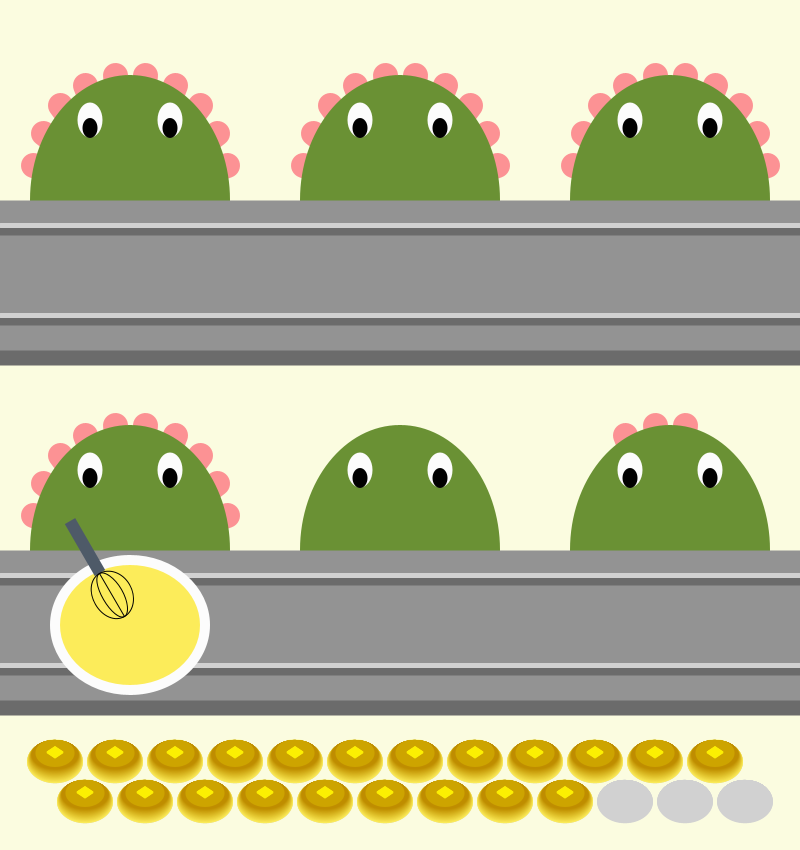
Frame 1 (no input)
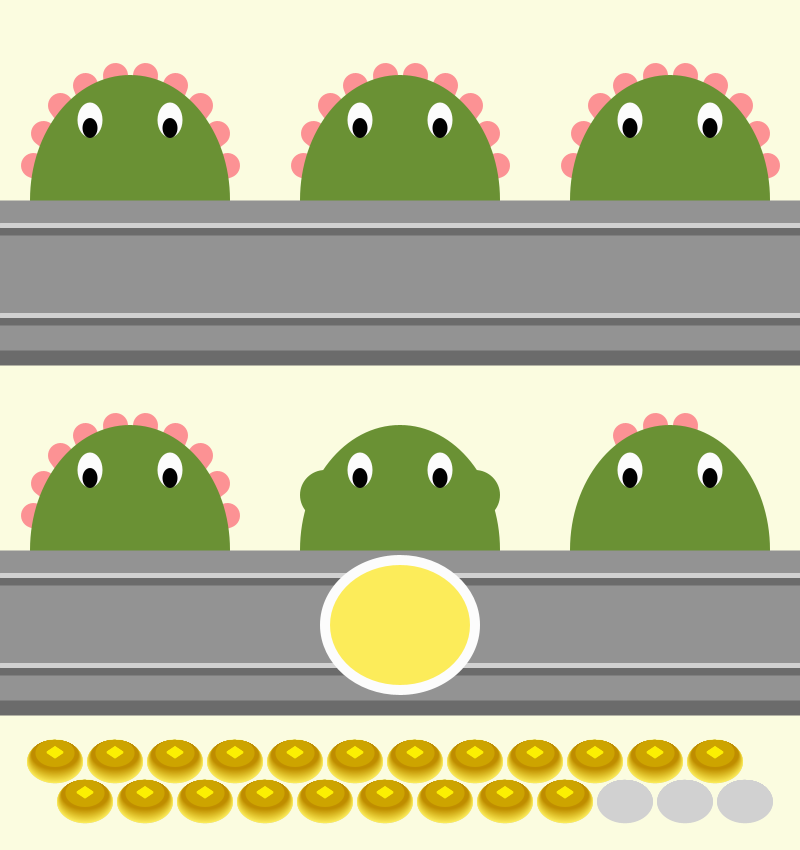
Frame 60 (the mouse pressed at the canvas centre just before this capture)
Frame 120 (the mouse held since frame 60 and released just before this capture): identical to frame 60, image omitted

The Processing sketch that drew these frames (run headless with seeded random() and noise(); from frame 60 on, the mouse is pressed at the canvas centre):

// Processing sketch: sk_k3_25_sa
// ── sk_k3_25_sa.pde

//６匹の恐竜が一生懸命パンケーキを作る。(秒）
//  ①　　　　０〜７s　　卵を割る
//　　　　　　　　　　　　　　　　　　　　　　　　　　　　　　　　　　　　　　　　　　　８〜9s　　移動
//  ②１０〜17s　　小麦粉を入れる
//　　　　　　　　　　　　　　　　　　　　　　　　　　　　　　　　　　　　　　　　１８〜１9s　　移動
//  ③２０〜27s　　牛乳を入れる
//　　　　　　　　　　　　　　　　　　　　　　　　　　　　　　　　　　　　　　　　2８〜29s　　移動
//  ④３０〜３7s　　混ぜる
//　　　　　　　　　　　　　　　　　　　　　　　　　　　　　　　　　　　　　　　　３８〜３9s　　移動
//  ⑤４０〜４7s　　生地を焼く
//　　　　　　　　　　　　　　　　　　　　　　　　　　　　　　　　　　　　　　　　４８〜４9s　　移動
//  ⑥５０〜５7s　　バターをのせる・食べる（？）
//　　　　　　　　　　　　　　　　　　　　　　　　　　　　　　　　　　　　　　　　５８〜５9s　　移動
//
//役割分担をして頑張っているが、最後の子がどうしても食欲に負けて毎回パンケーキを食べてしまう。パンケーキがなくなる代わりに
//最後の子は元気になって、一つ食べるごとに、つのが１本生えてくる。（分）
//10個食べて、つのが１０本生えるとお腹がいっぱいになるので（10分）、左側の子に交代する。自分は上段の左端にいく。
//役割を一周すると、10分×６匹　で60分になる。　１時間も経つと流石にみんな食べすぎたことに気がつくので、最後の最後、
//毎時間59分にできるパンケーキは食べずに、新しいバターをのせて送り出す。そうして作られたパンケーキは、画面下側に
//並べられる。（時）
//1日にできるパンケーキは24個で、最後の１個が作られたと同時に、まとめて出荷される。

void setup() {
  size(800, 850);
  rectMode(CENTER);
  frameRate(1000);
}

void draw() {
  int s = second();
  int m = minute();
  int h = hour();

  colorMode(HSB, 360, 100, 100);

  color k = color(85, 64, 57);//恐竜の色
  color w = color(0, 0, 99);//白色
  color e = color(34, 18, 99);//白色
  color g = color(360, 0, 83, 50);//白身の色
  color y = color(41, 74, 99);//黄身の色

  background(62, 11, 99);

  //後ろ　灰色パンケーキ
  for (int d=55; d<=735; d+=60) {
    noStroke();
    for (int a=0; a>-25; a=a-1) {
      fill(48, 0, 82);
      ellipse(d, 3*a/3*0.3+20/3*0.3+760, 300/1.5*0.28+a*2/1.5*0.28, 230/1.5*0.28+a*3/1.5*0.28);
    }
    for (int a=0; a>-25; a=a-1) {
      fill(48, 0, 82);
      ellipse(d+30, 3*a/3*0.3+20/3*0.3+800, 300/1.5*0.28+a*2/1.5*0.28, 230/1.5*0.28+a*3/1.5*0.28);
    }
  }

  //前　色付きパンケーキ
  if (h<=12) {
    for (int d=55; d<=h*60; d+=60) {
      for (int a=0; a>-25; a=a-1) {
        fill(54+a/2.5, 64-a*1.5, 99+a);
        ellipse(d, 3*a/3*0.3+20/3*0.3+760, 300/1.5*0.28+a*2/1.5*0.28, 230/1.5*0.28+a*3/1.5*0.28);
      }//上　12個

      fill(57, 99, 99, 60);
      ellipse(d, -25*0.28+760, 140*0.28, 100*0.28);//溶けたバター
      for (int c=0; c<=5; c++) {
        fill(57, 99, 99);//溶ける前バター
        quad(d, -10*0.28+c*0.28+760, -30*0.28+d, -30*0.28+c*0.28+760, d, -50*0.28+c*0.28+760, 30*0.28+d, -30*0.28+c*0.28+760);
      }
    }
  } else if (12<h) {
    for (int d=55; d<=720; d+=60) {
      for (int a=0; a>-25; a=a-1) {
        fill(54+a/2.5, 64-a*1.5, 99+a);
        ellipse(d, 3*a/3*0.3+20/3*0.3+760, 300/1.5*0.28+a*2/1.5*0.28, 230/1.5*0.28+a*3/1.5*0.28);
      }//上　12個　（下が増えている時も上は表示）
      fill(57, 99, 99, 60);
      ellipse(d, -25*0.28+760, 140*0.28, 100*0.28);//上　溶けたバター
      for (int c=0; c<=5; c++) {
        fill(57, 99, 99);//上　溶ける前バター
        quad(d, -10*0.28+c*0.28+760, -30*0.28+d, -30*0.28+c*0.28+760, d, -50*0.28+c*0.28+760, 30*0.28+d, -30*0.28+c*0.28+760);
      }
    }
    for (int d=55; d<=h*60-12*60; d+=60) {
      for (int a=0; a>-25; a=a-1) {
        fill(54+a/2.5, 64-a*1.5, 99+a);
        ellipse(d+30, 3*a/3*0.3+20/3*0.3+800, 300/1.5*0.28+a*2/1.5*0.28, 230/1.5*0.28+a*3/1.5*0.28);
      }//下　12個

      fill(57, 99, 99, 60);
      ellipse(d+30, -25*0.28+800, 140*0.28, 100*0.28);//下　溶けたバター
      for (int c=0; c<=5; c++) {
        fill(57, 99, 99);//下　溶ける前バター
        quad(d+30, -10*0.28+c*0.28+800, -30*0.28+d+30, -30*0.28+c*0.28+800, d+30, -50*0.28+c*0.28+800, 30*0.28+d+30, -30*0.28+c*0.28+800);
      }
    }
  }

  //恐竜　上　左
  if (10<=m) {
    strokeWeight(25);
    stroke(359, 42, 99);//赤色つの
    //stroke(85,84,29);//緑つの
    line(115, 75, 130, 200);
    line(145, 75, 130, 200);
    line(85, 85, 130, 200);
    line(175, 85, 130, 200);
    line(60, 105, 130, 200);
    line(200, 105, 130, 200);
    line(43, 133, 130, 200);
    line(217, 133, 130, 200);
    line(33, 165, 130, 200);
    line(227, 165, 130, 200);
  }
  noStroke();
  fill(k);
  ellipse(130, 200, 200, 250);

  fill(w);
  ellipse(90, 120, 25, 35);//左　白目
  ellipse(170, 120, 25, 35);//右　白目
  fill(0, 0, 0);
  ellipse(90, 128, 15, 20);//左　黒目
  ellipse(170, 128, 15, 20);//右　黒目

  //卵割る
  fill(e);
  if (0<=s && s<8 && s%2==0 ) {
    fill(e);
    ellipse(130, 170, 50, 40);
  } else if (0<=s && s<8&&s%2==1) {
    fill(e);
    ellipse(120, 170, 50, 40);
    ellipse(140, 170, 50, 40);
    fill(85, 64, 57);
    rect(130, 170, 20, 40);
  } else if (8<=s&&s<10) {
    fill(e);
    ellipse(130, 170, 50, 40);
  }


  //つの 上　中
  if (20<=m) {
    strokeWeight(25);
    stroke(359, 42, 99);//赤色つの
    //stroke(85,84,29);//緑つの
    line(115+270, 75, 400, 200);
    line(145+270, 75, 400, 200);
    line(85+270, 85, 400, 200);
    line(175+270, 85, 400, 200);
    line(60+270, 105, 400, 200);
    line(200+270, 105, 400, 200);
    line(43+270, 133, 400, 200);
    line(217+270, 133, 400, 200);
    line(33+270, 165, 400, 200);
    line(227+270, 165, 400, 200);
  }
  fill(k);
  noStroke();
  ellipse(400, 200, 200, 250);//恐竜 上　中

  fill(w);
  ellipse(90+270, 120, 25, 35);//左　白目
  ellipse(170+270, 120, 25, 35);//右　白目
  fill(0, 0, 0);
  ellipse(90+270, 128, 15, 20);//左　黒目
  ellipse(170+270, 128, 15, 20);//右　黒目

  //つの　上　右
  if (30<=m) {
    strokeWeight(25);
    stroke(359, 42, 99);//赤色つの
    //stroke(85,84,29);//緑つの
    line(115+540, 75, 670, 200);
    line(145+540, 75, 670, 200);
    line(85+540, 85, 670, 200);
    line(175+540, 85, 670, 200);
    line(60+540, 105, 670, 200);
    line(200+540, 105, 670, 200);
    line(43+540, 133, 670, 200);
    line(217+540, 133, 670, 200);
    line(33+540, 165, 670, 200);
    line(227+540, 165, 670, 200);
  }
  fill(k);
  noStroke();
  ellipse(670, 200, 200, 250);//恐竜　上　右

  fill(w);
  ellipse(90+540, 120, 25, 35);//左　白目
  ellipse(170+540, 120, 25, 35);//右　白目

  fill(0, 0, 0);
  ellipse(90+540, 128, 15, 20);//左　黒目
  ellipse(170+540, 128, 15, 20);//右　黒目

  //つの　下　左　
  if (40<=m) {
    strokeWeight(25);
    stroke(359, 42, 99);//赤色つの
    //stroke(85,84,29);//緑つの
    line(115, 75+350, 130, 200+350);
    line(145, 75+350, 130, 200+350);
    line(85, 85+350, 130, 200+350);
    line(175, 85+350, 130, 200+350);
    line(60, 105+350, 130, 200+350);
    line(200, 105+350, 130, 200+350);
    line(43, 133+350, 130, 200+350);
    line(217, 133+350, 130, 200+350);
    line(33, 165+350, 130, 200+350);
    line(227, 165+350, 130, 200+350);
  }
  fill(k);
  noStroke();
  ellipse(130, 550, 200, 250);//恐竜　　下　左　

  fill(w);
  ellipse(90, 120+350, 25, 35);//左　白目
  ellipse(170, 120+350, 25, 35);//右　白目

  fill(0, 0, 0);
  ellipse(90, 128+350, 15, 20);//左　黒目
  ellipse(170, 128+350, 15, 20);//右　黒目



  //つの　下　中　
  if (50<=m) {
    strokeWeight(25);
    stroke(359, 42, 99);//赤色つの
    //stroke(85,84,29);//緑つの
    line(115+270, 75+350, 400, 200+350);
    line(145+270, 75+350, 400, 200+350);
    line(85+270, 85+350, 400, 200+350);
    line(175+270, 85+350, 400, 200+350);
    line(60+270, 105+350, 400, 200+350);
    line(200+270, 105+350, 400, 200+350);
    line(43+270, 133+350, 400, 200+350);
    line(217+270, 133+350, 400, 200+350);
    line(33+270, 165+350, 400, 200+350);
    line(227+270, 165+350, 400, 200+350);
  }
  fill(k);
  noStroke();
  ellipse(400, 550, 200, 250);//恐竜　下　中　

  fill(w);
  ellipse(90+270, 120+350, 25, 35);//左　白目
  ellipse(170+270, 120+350, 25, 35);//右　白目

  fill(0, 0, 0);
  ellipse(90+270, 128+350, 15, 20);//左　黒目
  ellipse(170+270, 128+350, 15, 20);//右　黒目

  //つの　下　右　1分ごとに１本つのが生える。10分（本）で
  strokeWeight(25);
  stroke(359, 42, 99);//赤色つの
  if (m%10==1) {
    line(115+540, 75+350, 670, 200+350);
  } else if (m%10==2) {
    line(115+540, 75+350, 670, 200+350);
    line(145+540, 75+350, 670, 200+350);
  } else if (m%10==3) {
    line(115+540, 75+350, 670, 200+350);
    line(145+540, 75+350, 670, 200+350);
    line(85+540, 85+350, 670, 200+350);
  } else if (m%10==4) {
    line(115+540, 75+350, 670, 200+350);
    line(145+540, 75+350, 670, 200+350);
    line(85+540, 85+350, 670, 200+350);
    line(175+540, 85+350, 670, 200+350);
  } else if (m%10==5) {
    line(115+540, 75+350, 670, 200+350);
    line(145+540, 75+350, 670, 200+350);
    line(85+540, 85+350, 670, 200+350);
    line(175+540, 85+350, 670, 200+350);
    line(60+540, 105+350, 670, 200+350);
  } else if (m%10==6) {
    line(115+540, 75+350, 670, 200+350);
    line(145+540, 75+350, 670, 200+350);
    line(85+540, 85+350, 670, 200+350);
    line(175+540, 85+350, 670, 200+350);
    line(60+540, 105+350, 670, 200+350);
    line(200+540, 105+350, 670, 200+350);
  } else if (m%10==7) {
    line(115+540, 75+350, 670, 200+350);
    line(145+540, 75+350, 670, 200+350);
    line(85+540, 85+350, 670, 200+350);
    line(175+540, 85+350, 670, 200+350);
    line(60+540, 105+350, 670, 200+350);
    line(200+540, 105+350, 670, 200+350);
    line(43+540, 133+350, 670, 200+350);
  } else if (m%10==8) {
    line(115+540, 75+350, 670, 200+350);
    line(145+540, 75+350, 670, 200+350);
    line(85+540, 85+350, 670, 200+350);
    line(175+540, 85+350, 670, 200+350);
    line(60+540, 105+350, 670, 200+350);
    line(200+540, 105+350, 670, 200+350);
    line(43+540, 133+350, 670, 200+350);
    line(217+540, 133+350, 670, 200+350);
  } else if (m%10==9) {
    line(115+540, 75+350, 670, 200+350);
    line(145+540, 75+350, 670, 200+350);
    line(85+540, 85+350, 670, 200+350);
    line(175+540, 85+350, 670, 200+350);
    line(60+540, 105+350, 670, 200+350);
    line(200+540, 105+350, 670, 200+350);
    line(43+540, 133+350, 670, 200+350);
    line(217+540, 133+350, 670, 200+350);
    line(33+540, 165+350, 670, 200+350);
  }
  fill(k);
  noStroke();
  ellipse(670, 550, 200, 250);//恐竜　下　右　

  fill(w);
  ellipse(90+540, 120+350, 25, 35);//左　白目
  ellipse(170+540, 120+350, 25, 35);//右　白目

  fill(0, 0, 0);
  ellipse(90+540, 128+350, 15, 20);//左　黒目
  ellipse(170+540, 128+350, 15, 20);//右　黒目


  strokeWeight(150);

  //レールの影
  stroke(0, 0, 42);
  line(0, 290, 800, 290);
  line(0, 640, 800, 640);

  //レール
  stroke(0, 0, 58);
  line(0, 275, 800, 275);
  line(0, 625, 800, 625);

  //レール凹凸　濃いグレー
  strokeWeight(10);
  stroke(0, 0, 42);
  line(0, 230, 800, 230);
  line(0, 320, 800, 320);
  line(0, 580, 800, 580);
  line(0, 670, 800, 670);

  //レール凹凸　薄いグレー
  strokeWeight(5);
  stroke(0, 0, 82);
  line(0, 225, 800, 225);
  line(0, 315, 800, 315);
  line(0, 575, 800, 575);
  line(0, 665, 800, 665);


  //動く皿　10秒ごとに動く（大きい動き）
  fill(w);
  noStroke();
  if (0<=s && s<=9) {
    translate(130, 275);
  } else if (10<=s && s<=19) {
    translate(400, 275);
  } else if (20<=s && s<=29) {
    translate(670, 275);
  } else if (30<=s && s<=39) {
    translate(130, 625);
  } else if (40<=s && s<=49) {
    translate(400, 625);
  } else if (50<=s && s<=59) {
    translate(670, 625);
  }

  //動く皿（小さい動き）　０〜７秒は停止、８、９秒で移動
  noStroke();
  if (s%10==8) {
    ellipse(100, 0, 160, 140);
  } else if (s%10==9) {
    ellipse(200, 0, 160, 140);
  } else {
    ellipse(0, 0, 160, 140);
  }

  //料理工程
  if (1<=s&&s<3) {
    fill(g);
    ellipse(-30, -20, 60, 50);
    fill(y);
    ellipse(-30, -30, 25, 20);//卵1個　割る
  } else if (3<=s&&s<5) {
    fill(g);
    ellipse(-30, -20, 60, 50);
    ellipse(30, -20, 60, 50);
    fill(y);
    ellipse(-30, -30, 25, 20);
    ellipse(30, -30, 25, 20);//卵２個　割る
  } else if (5<=s&&s<7) {
    fill(g);
    ellipse(-30, -20, 60, 50);
    ellipse(30, -20, 60, 50);
    ellipse(-30, 20, 60, 50);
    fill(y);
    ellipse(-30, -30, 25, 20);
    ellipse(30, -30, 25, 20);
    ellipse(-30, 10, 25, 20);//卵３個　割る
  } else if (7<=s&&s<8) {
    draweggs();//卵４個　割る
  } else if (8<=s && s<9) {
    translate(100, 0);
    draweggs();
  } else if (9<=s && s<10) {
    translate(100+100, 0);
    draweggs();////移動
  } else if (10<=s && s<11) {
    translate(0, 0);
    draweggs();
    drawflourpacup();//小麦粉準備
  } else if (11<=s&&s<12) {
    translate(0, 0);
    draweggs();
    for (int b=0; b<30; b++) {
      fill(41, 14, 99);
      ellipse(0, b-20, 2*b, b);
    }
    drawflourpacdown();//小麦粉　下に振る
  } else if (12<=s&&s<13) {
    translate(0, 0);
    draweggs();
    for (int b=0; b<30; b++) {
      fill(41, 14, 99);
      ellipse(0, b-20, 2*b, b);
    }
    drawflourpacup();//小麦粉　上に上げる
  } else if (13<=s&&s<14) {
    translate(0, 0);
    draweggs();
    for (int b=0; b<40; b++) {
      fill(41, 14, 99);
      ellipse(0, b-30, 2*b, b);
    }
    drawflourpacdown();//小麦粉　下に振る
  } else if (14<=s&&s<15) {
    translate(0, 0);
    draweggs();
    for (int b=0; b<40; b++) {
      fill(41, 14, 99);
      ellipse(0, b-30, 2*b, b);
    }
    drawflourpacup(); //小麦粉　上に上げる
  } else if (15<=s&&s<16) {
    translate(0, 0);
    draweggs();
    for (int b=0; b<50; b++) {
      fill(41, 14, 99);
      ellipse(0, b-40, 2*b, b);
    }
    drawflourpacdown();//小麦粉　下に振る
  } else if (16<=s&&s<17) {
    translate(0, 0);
    draweggs();
    for (int b=0; b<50; b++) {
      fill(41, 14, 99);
      ellipse(0, b-40, 2*b, b);
    }
    drawflourpacup();//小麦粉　上に上げる
  } else if (17<=s&&s<18) {
    translate(0, 0);
    drawflour();
    for (int b=0; b<50; b++) {
      fill(41, 14, 99);
      ellipse(0, b-35, 2*b, b);
    }

    drawflourpacdown(); //小麦粉　下に振る
  } else if (18<=s && s<19) {
    translate(100, 0);
    drawflour();
    translate(-100, 0);
    drawflourpacup(); //小麦粉　上に上げる ＆移動
  } else if (19<=s && s<20) {
    translate(100+100, 0);
    drawflour();
    translate(-200, 0);
    drawflourpacup();  //小麦粉　上にあげたまま ＆移動
  } else if (20<=s && s<21) {
    translate(0, 0);
    drawflour();
    drawmilkpacdown();//牛乳パック　止める
  } else if (21<=s && s<22) {
    translate(0, 0);
    drawflour();
    stroke(178, 11, 99);
    strokeWeight(10);
    line(0, -10, 0, -60);
    noStroke();
    drawmilkpacup();//牛乳パック 注ぐ
  } else if (22<=s && s<23) {
    translate(0, 0);
    drawflour();
    drawmilkpacdown();//牛乳パック　止める
  } else if (23<=s && s<24) {
    drawflour();
    stroke(178, 11, 99);
    strokeWeight(10);
    line(0, -10, 0, -60);
    noStroke();
    drawmilkpacup();//牛乳パック 注ぐ
  } else if (24<=s && s<25) {
    translate(0, 0);
    drawflour();
    drawmilkpacdown();//牛乳パック　止める
  } else if (25<=s && s<26) {
    translate(0, 0);
    drawflour();
    stroke(178, 11, 99);
    strokeWeight(10);
    line(0, -10, 0, -60);
    noStroke();
    drawmilkpacup();//牛乳パック 注ぐ
  } else if (26<=s && s<27) {
    translate(0, 0);
    drawflour();
    drawmilkpacdown();//牛乳パック　止める
  } else if (27<=s && s<28) {
    translate(0, 0);
    drawflour();
    stroke(178, 11, 99);
    strokeWeight(10);
    line(0, -10, 0, -60);
    noStroke();
    fill(178, 33, 99, 70);
    ellipse(0, 0, 120, 100);
    noStroke();
    drawmilkpacup();//牛乳パック 注ぐ＆牛乳がたまる
  } else if (28<=s && s<29) {
    translate(100, 0);
    drawflour();
    noStroke();
    fill(178, 33, 99, 70);
    ellipse(0, 0, 120, 100);
    translate(-100, 0);
    drawmilkpacdown();//牛乳パック　止めたまま＆移動
  } else if (29<=s && s<30) {
    translate(100+100, 0);
    drawflour();
    fill(178, 33, 99, 70);
    ellipse(0, 0, 120, 100);
    translate(-200, 0);
    drawmilkpacdown();//牛乳パック　止めたまま＆移動

    //下段に移動
  } else if (30<=s && s<31) {
    translate(0, 0);
    drawflour();
    noStroke();
    fill(178, 33, 99, 70);
    ellipse(0, 0, 120, 100);
    drawrightmixiser();//ハンドミキサー準備　右
  } else if (31<=s && s<32) {
    translate(0, 0);
    drawflour();
    noStroke();
    fill(178, 33, 99, 70);
    ellipse(0, 0, 120, 100);
    drawleftmixiser();//ハンドミキサー　左
  } else if (32<=s && s<33) {
    translate(0, 0);
    drawflour();
    noStroke();
    fill(178, 33, 99, 70);
    ellipse(0, 0, 120, 100);
    drawrightmixiser();//ハンドミキサー　右
  } else if (33<=s && s<34) {
    translate(0, 0);
    drawmaterial();
    drawleftmixiser();//ハンドミキサー　左＆生地混ざる
  } else if (34<=s && s<35) {
    translate(0, 0);
    drawmaterial();
    drawrightmixiser();//ハンドミキサー　右
  } else if (35<=s && s<36) {
    translate(0, 0);
    drawmaterial();
    drawleftmixiser();//ハンドミキサー　左
  } else if (36<=s && s<37) {
    translate(0, 0);
    drawmaterial();
    drawrightmixiser();//ハンドミキサー　右
  } else if (37<=s && s<38) {
    translate(0, 0);
    drawmaterial();
    drawleftmixiser();//ハンドミキサー　左
  } else if (38<=s && s<39) {
    translate(100, 0);
    drawmaterial();
    translate(-100, 0);
    drawrightmixiser();//ハンドミキサー　右&移動
  } else if (39<=s && s<40) {
    translate(100+100, 0);
    drawmaterial();
    translate(-200, 0);
    drawrightmixiser();//ハンドミキサー　右&移動
  } else if (40<=s && s<41) {
    translate(0, 0);
    drawmaterial();
    drawcheek();//ほっぺた　ふくらむ
  } else if (41<=s && s<42) {
    translate(0, 0);
    drawmaterial();
    drawfire();//炎を吹く
  } else if (42<=s && s<43) {
    translate(0, 0);
    drawmaterial();
    drawcheek();//ほっぺた　ふくらむ
  } else if (43<=s && s<44) {
    translate(0, 0);
    drawmaterial();
    drawfire();//炎を吹く
  } else if (44<=s && s<45) {
    translate(0, 0);
    drawmaterial();
    drawcheek();//ほっぺた　ふくらむ
  } else if (45<=s && s<46) {
    translate(0, 0);
    drawmaterial();
    drawfire();//炎を吹く
  } else if (46<=s && s<47) {
    translate(0, 0);
    drawcheek();
    drawpancake();//ほっぺた　ふくらむ＆パンケーキが焼ける
  } else if (47<=s && s<48) {
    translate(0, 0);
    drawfire();//炎を吹く
  } else if (48<=s && s<49) {
    translate(0, 0);
    drawcheek();
    translate(100, 0);
    drawpancake();//ほっぺた　ふくらむ＆焼けたパンケーキ移動
  } else if (49<=s && s<50) {
    translate(100+100, 0);
    drawpancake();
    translate(-280, -100);
    scale(0.4);
    drawfire();//小さく炎を吹く（余韻）＆焼けたパンケーキ移動
  } else if (50<=s&&s<51) {
    translate(0, 0);
    drawpancake();//焼けたパンケーキ移動してくる
  } else if (51<=s&&s<52) {
    translate(0, 0);
    drawpancake();
    for (int c=0; c<=25; c++) {
      fill(57, 99, 99);
      quad(0, -30+c, -30, -50+c, 0, -70+c, 30, -50+c);
    }//パンケーキにバターをのせる
  } else if (52<=s&&s<53) {
    drawpancake();
    fill(57, 99, 99, 60);
    ellipse(0, -25, 70, 40);
    for (int c=0; c<=20; c++) {
      fill(57, 99, 99);
      quad(0, -25+c, -30, -45+c, 0, -65+c, 30, -45+c);
    }//バターが溶ける　１
  } else if (53<=s&&s<54) {
    drawpancake();
    fill(57, 99, 99, 60);
    ellipse(0, -25, 90, 60);
    for (int c=0; c<=15; c++) {
      fill(57, 99, 99);
      quad(0, -20+c, -30, -40+c, 0, -60+c, 30, -40+c);
    }//バターが溶ける　２
  } else if (54<=s&&s<55) {
    drawpancake();
    fill(57, 99, 99, 60);
    ellipse(0, -25, 110, 80);
    for (int c=0; c<=10; c++) {
      fill(57, 99, 99);
      quad(0, -15+c, -30, -35+c, 0, -55+c, 30, -35+c);
    }//バターが溶ける　３
  } else if (55<=s&&s<56) {
    drawpancake();
    fill(57, 99, 99, 60);
    ellipse(0, -25, 140, 100);
    for (int c=0; c<=5; c++) {
      fill(57, 99, 99);
      quad(0, -10+c, -30, -30+c, 0, -50+c, 30, -30+c);
    }
  }//バターが溶ける　４

  //以下５６〜60秒
  //毎時間59分の時はバターが全て溶け、新しいバターをのせる。毎時間59分以外は、恐竜がパンケーキを食べてほっぺたが膨らむ。
  if (56<=s&&s<57) {
    if (m==59) {
      translate(0, 0);
      drawpancake();
      fill(57, 99, 99, 60);
      ellipse(0, -25, 155, 110);//バターが全て溶ける
    } else {
      translate(0, 0);
      drawcheek();//恐竜がパンケーキを食べてほっぺたが膨らむ。
    }
  }
  if (57<=s&&s<58) {
    if (m==59) {
      translate(0, 0);
      drawpancake();
      fill(57, 99, 99, 60);
      ellipse(0, -25, 155, 110);
      for (int c=0; c<=20; c++) {
        fill(57, 99, 99);
        quad(0, -25+c, -30, -45+c, 0, -65+c, 30, -45+c);//59分//新しいバターをのせる
      }
    } else {
      fill(w);
      ellipse(0, 0, 160, 140);//59分以外//空の皿
    }
  }
  if (58<=s&&s<59) {
    if (m==59) {
      translate(100, 0);
      drawbutteronthecake();//59分//完成したパンケーキ　移動
    } else {
      translate(100, 0);
      fill(w);
      ellipse(0, 0, 160, 140);//59分以外//空の皿　移動
    }
  }
  if (59<=s&&s<60) {
    if (m==59) {
      translate(200, 0);
      drawbutteronthecake();//59分//完成したパンケーキ 移動
    } else {
      translate(200, 0);
      fill(w);
      ellipse(0, 0, 160, 140);//59分以外//空の皿　移動
    }
  }
}//void draw 終わり


//卵4つセット
void draweggs() {
  fill(360, 0, 83, 50);
  ellipse(-30, -20, 60, 50);
  ellipse(30, -20, 60, 50);
  ellipse(-30, 20, 60, 50);
  ellipse(30, 20, 60, 50);
  fill(41, 74, 99);//黄身　４つセット
  ellipse(-30, -30, 25, 20);
  ellipse(30, -30, 25, 20);
  ellipse(-30, 10, 25, 20);
  ellipse(25, 10, 23, 18);
  ellipse(40, 30, 20, 17);
}

//パンケーキ　焼き上がり
void drawpancake() {
  scale(0.7);
  for (int a=0; a>-25; a=a-1) {
    fill(54+a/2.5, 64-a*1.5, 99+a);
    ellipse(0, 3*a/3+20/3-10, 300/1.5+a*2/1.5, 230/1.5+a*3/1.5);
  }
}

//小麦粉の山
void drawflour() {
  draweggs();
  for (int b=0; b<50; b++) {
    fill(41, 14, 99);
    ellipse(0, b-35, 2*b+20, b);
  }
}

//小麦粉の袋　上
void drawflourpacup() {
  fill(46, 40, 99);
  rotate(radians(40));
  quad(-30, -155, 30, -155, 30, -75, -30, -75);
  fill(12, 65, 99);
  quad(-30, -85, 30, -85, 30, -75, -30, -75);
  ellipse(0, -115, 50, 30);
}

//小麦粉の袋　下
void drawflourpacdown() {
  fill(46, 40, 99);
  rotate(radians(40));
  quad(-30, -140, 30, -140, 30, -60, -30, -60);
  fill(12, 65, 99);
  quad(-30, -70, 30, -70, 30, -60, -30, -60);
  ellipse(0, -100, 50, 30);
}

//牛乳パック　下
void drawmilkpacdown() {
  translate(0, -60);
  rotate(radians(-60));
  fill(213, 71, 99);
  quad(15, -10, 60, -10, 60, 90, 15, 90);
  fill(0, 0, 99);
  quad(15, -10, 60, -10, 60, 0, 15, 0);
  quad(15, 15, 60, 15, 60, 55, 15, 55);
  fill(213, 0, 77);
  triangle(0, 0, 15, 0, 15, 15);
}

//牛乳パック　上
void drawmilkpacup() {
  translate(0, -60);
  rotate(radians(-110));
  fill(213, 71, 99);
  quad(15, -10, 60, -10, 60, 90, 15, 90);
  fill(0, 0, 99);
  quad(15, -10, 60, -10, 60, 0, 15, 0);
  quad(15, 15, 60, 15, 60, 55, 15, 55);
  fill(213, 0, 77);
  triangle(0, 0, 15, 0, 15, 15);
}

//混ざった生地
void drawmaterial() {
  fill(54, 64, 99);
  ellipse(0, 0, 140, 120);
}

//泡立て器　右
void drawrightmixiser() {
  rotate(radians(30));
  noStroke();
  fill(213, 25, 41);
  quad(-6, -120, 6, -120, 6, -60, -6, -60);
  noFill();
  strokeWeight(1);
  stroke(0, 0, 0);
  ellipse(0, -35, 40, 50);
  ellipse(0, -35, 20, 50);
  line(0, -60, 0, -10);
}

//泡立て器　左
void drawleftmixiser() {
  rotate(radians(-30));
  noStroke();
  fill(213, 25, 41);
  quad(-6, -120, 6, -120, 6, -60, -6, -60);
  noFill();
  strokeWeight(1);
  stroke(0, 0, 0);
  ellipse(0, -35, 40, 50);
  ellipse(0, -35, 20, 50);
  line(0, -60, 0, -10);
}

//ほっぺた
void drawcheek() {
  fill(85, 64, 57);
  ellipse(-75, -130, 50, 50);
  ellipse(75, -130, 50, 50);
}

//炎
void drawfire() {
  for (int b=0; b<150; b++) {
    fill(20, 99, 99);
    ellipse(0, b/1.5-100, b, b);
  }
  scale(0.5);
  for (int b=0; b<150; b++) {
    fill(48, 99, 99);
    ellipse(0, b/1.5-100, b, b);
  }
}

//バターがのったパンケーキ
void drawbutteroncake() {
  drawpancake();
  fill(57, 99, 99, 60);
  ellipse(0, -25, 140, 100);
  for (int c=0; c<=20; c++) {
    fill(57, 99, 99);
    quad(0, -25+c, -30, -45+c, 0, -65+c, 30, -45+c);
  }
}

//新しいバターがのったパンケーキ
void drawbutteronthecake() {
  drawpancake();
  fill(57, 99, 99, 60);
  ellipse(0, -25, 155, 110);
  for (int c=0; c<=20; c++) {
    fill(57, 99, 99);
    quad(0, -25+c, -30, -45+c, 0, -65+c, 30, -45+c);
  }
}
